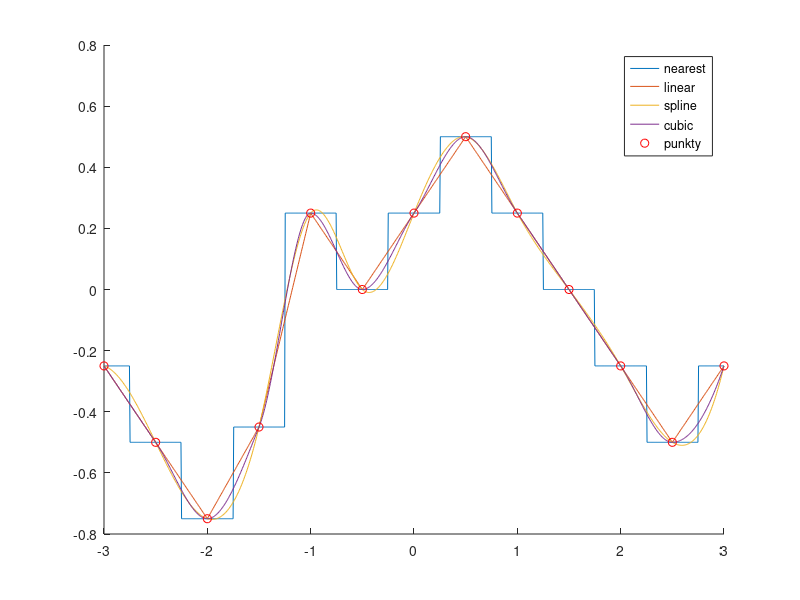
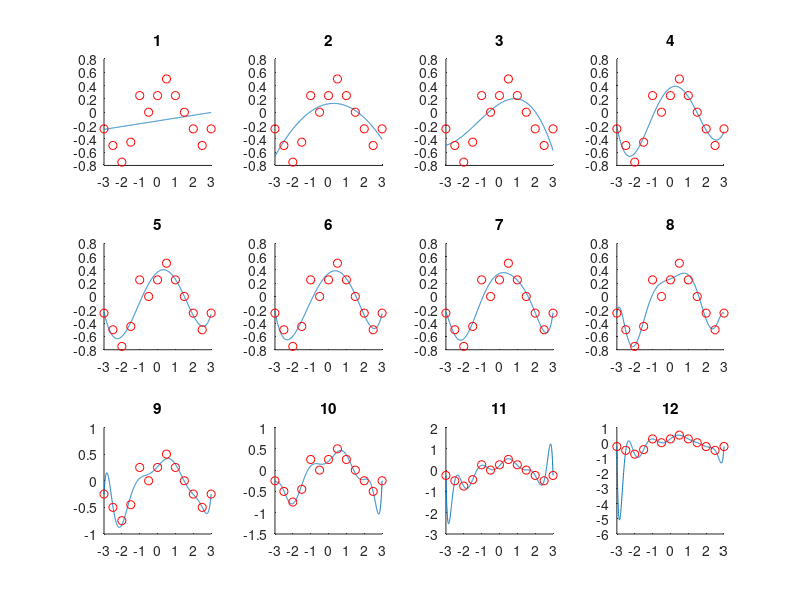

The MATLAB script that drew these images, in order:
% LAB 01

% zad 1

x = [-3.0 -2.5 -2.0 -1.5 -1.0 -0.5 0 0.5 1.0 1.5 2.0 2.5 3.0];
y = [-0.25 -0.5 -0.75 -0.45 0.25 0 0.25 0.5 0.25 0 -0.25 -0.5 -0.25];

% zad 2

x_test = 0.25;
disp("zad 2 -- wartosc dla podanego punktu:")
y_test = 0.45

y1 = interp1(x, y, x_test, 'nearest');
y2 = interp1(x, y, x_test, 'linear');
y3 = interp1(x, y, x_test, 'spline');
y4 = interp1(x, y, x_test, 'cubic');

err1 = abs(y_test - y1)
err2 = abs(y_test - y2)
err3 = abs(y_test - y3)
err4 = abs(y_test - y4)
disp("zad 2 -- dla wskazanego punktu najlepiej wypadla metoda: spline")

% zad 3

xx = linspace(-3,3, 1000);

y1 = interp1(x, y, xx, 'nearest');
y2 = interp1(x, y, xx, 'linear');
y3 = interp1(x, y, xx, 'spline');
y4 = interp1(x, y, xx, 'cubic');

figure
hold on
plot(xx, y1)
plot(xx, y2)
plot(xx, y3)
plot(xx, y4)
plot(x, y, 'ro')
legend('nearest', 'linear', 'spline', 'cubic', 'punkty')
disp("zad 3 -- najlepiej wypadla metoda: spline")

% zad 4

figure
for i = 1:12
    p = polyfit(x, y, i);
    y5 = polyval(p, xx);
    subplot(3, 4, i)
    hold on
    plot(xx, y5)
    plot(x, y, 'ro')
    title(num2str(i))
end

disp("zad 4 -- najlepsze dopasowanie uzyskano dla wielomianu stopnia: 11")

% zad 5

p = polyfit(x, y, 11);
y5 = polyval(p, x_test);
err5 = abs(y_test - y5)
disp("zad 5 -- najlepsza metoda to: spline")
